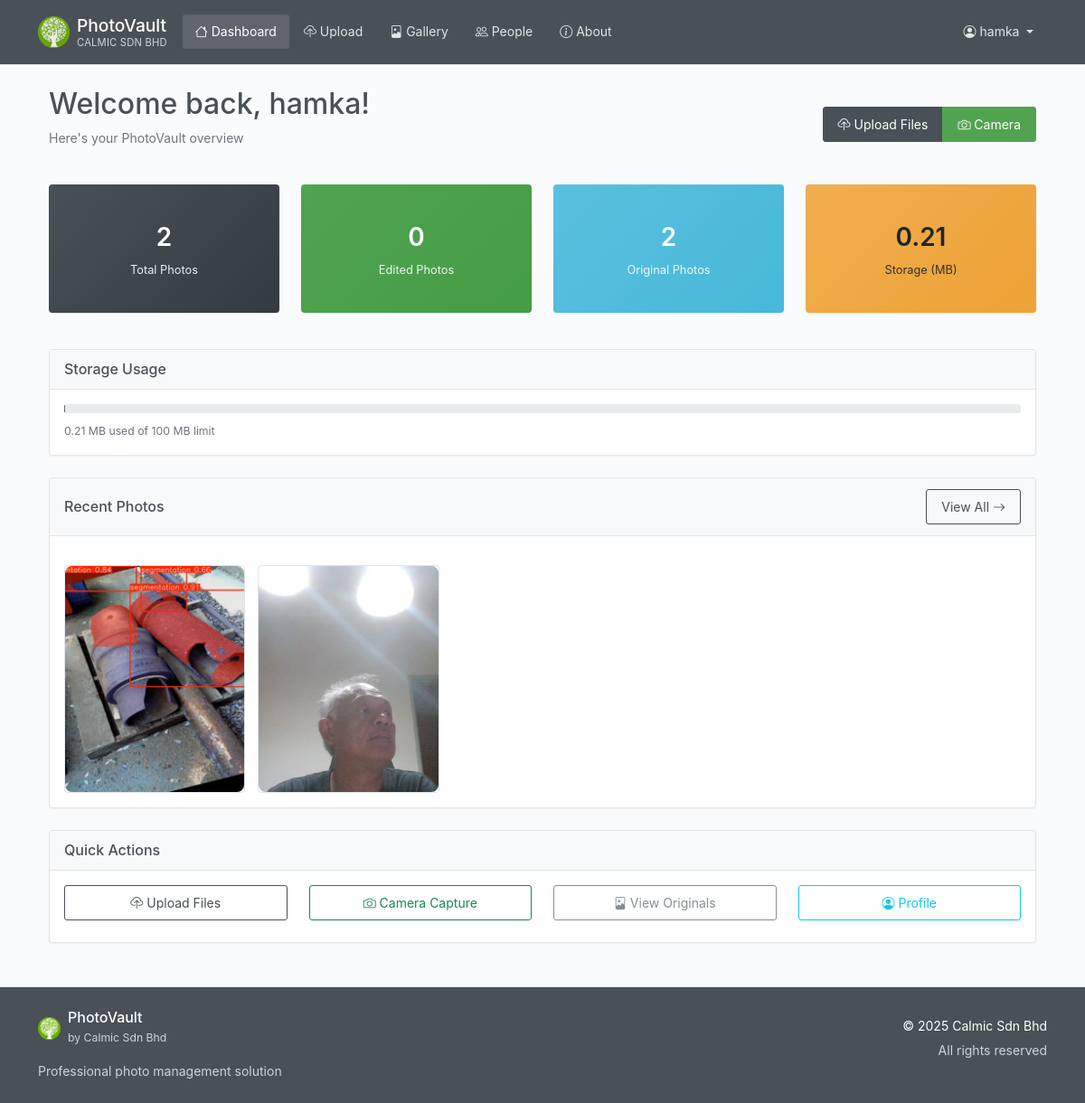
The page /dashboard (signed in) on the database its author committed.
### photovault/models/__init__.py (models this page shows, shortened)
class User(UserMixin, db.Model):
    id = db.Column(db.Integer, primary_key=True)
    username = db.Column(db.String(80), unique=True, nullable=False)
    email = db.Column(db.String(120), unique=True, nullable=False)
    password_hash = db.Column(db.String(255), nullable=False)
    created_at = db.Column(db.DateTime, default=datetime.utcnow)
    is_active = db.Column(db.Boolean, default=True)
    is_admin = db.Column(db.Boolean, default=False, nullable=False)
    is_superuser = db.Column(db.Boolean, default=False, nullable=False)
    photos = db.relationship('Photo', backref='user', lazy=True, cascade='all, delete-orphan')
    albums = db.relationship('Album', backref='user', lazy=True, cascade='all, delete-orphan')
    people = db.relationship('Person', backref='user', lazy=True, cascade='all, delete-orphan')

class Photo(db.Model):
    id = db.Column(db.Integer, primary_key=True)
    filename = db.Column(db.String(255), nullable=False)
    original_name = db.Column(db.String(255), nullable=False)
    file_path = db.Column(db.String(500), nullable=False)
    thumbnail_path = db.Column(db.String(500))
    file_size = db.Column(db.Integer)
    width = db.Column(db.Integer)
    height = db.Column(db.Integer)
    mime_type = db.Column(db.String(100))
    upload_source = db.Column(db.String(50), default='file')  # 'file' or 'camera'
    created_at = db.Column(db.DateTime, default=datetime.utcnow)
    updated_at = db.Column(db.DateTime, default=datetime.utcnow, onupdate=datetime.utcnow)
    user_id = db.Column(db.Integer, db.ForeignKey('user.id'), nullable=False)
    album_id = db.Column(db.Integer, db.ForeignKey('album.id'), nullable=True)
    photo_date = db.Column(db.Date)           # Best guess at actual photo date
    date_text = db.Column(db.String(100))     # Text like "Summer 1987", "Christmas 1985"
    date_circa = db.Column(db.Boolean, nullable=False, default=False)  # True if date is approximate
    location_text = db.Column(db.String(200))  # "Grandma's house", "School playground"
    occasion = db.Column(db.String(200))       # "Wedding day", "Birthday party"
    condition = db.Column(db.String(50))       # "Excellent", "Faded", "Torn", "Stained"
    photo_source = db.Column(db.String(100))   # "Family album", "Shoebox", "Frame"
    back_text = db.Column(db.Text)             # Text written on back of photo
    needs_restoration = db.Column(db.Boolean, nullable=False, default=False)
    auto_enhanced = db.Column(db.Boolean, nullable=False, default=False)
    processing_notes = db.Column(db.Text)
    edited_filename = db.Column(db.String(255))  # Stores the filename of the edited image
    paired_photo_id = db.Column(db.Integer, db.ForeignKey('photo.id'))
    is_back_side = db.Column(db.Boolean, nullable=False, default=False)
    people = db.relationship('Person', secondary='photo_people', lazy='subquery',
                           backref=db.backref('photos', lazy=True, overlaps="photo_people_records"),
                           overlaps="photo_people_records")
    photo_people_records = db.relationship('PhotoPerson', back_populates='photo', overlaps="people,photos")

### photovault/routes/main.py (the view)
@main_bp.route('/dashboard')
@login_required
def dashboard():
    try:
        from photovault.models import Photo
        total_photos = Photo.query.filter_by(user_id=current_user.id).count()
        edited_photos = 0
        original_photos = total_photos
        photos = Photo.query.filter_by(user_id=current_user.id).all()
        total_size_bytes = sum(photo.file_size or 0 for photo in photos)
        total_size_mb = round(total_size_bytes / 1024 / 1024, 2) if total_size_bytes > 0 else 0
        storage_limit_mb = 1024  # 1GB limit
        storage_usage_percent = (total_size_mb / storage_limit_mb * 100) if storage_limit_mb > 0 else 0
        stats = {
            'total_photos': total_photos,
            'edited_photos': edited_photos,
            'original_photos': original_photos,
            'total_size_mb': total_size_mb,
            'storage_usage_percent': storage_usage_percent
        }
        from photovault.models import VoiceMemo
        from photovault.extensions import db
        from sqlalchemy import func
        recent_photos = db.session.query(
            Photo,
            func.count(VoiceMemo.id).label('voice_memo_count')
        ).outerjoin(VoiceMemo).filter(
            Photo.user_id == current_user.id
        ).group_by(Photo.id).order_by(Photo.created_at.desc()).limit(12).all()
        photos_with_memos = []
        for photo, memo_count in recent_photos:
            photo.voice_memo_count = memo_count
            photos_with_memos.append(photo)
        return render_template('dashboard.html', stats=stats, photos=photos_with_memos)
    except Exception as e:
        print(f"Dashboard error: {str(e)}")
        stats = {'total_photos': 0, 'edited_photos': 0, 'original_photos': 0, 'total_size_mb': 0, 'storage_usage_percent': 0}
        return render_template('dashboard.html', stats=stats, photos=[])

### photovault/templates/dashboard.html (shortened to what this page needs)
{% extends "base.html" %}
{% block extra_css %}
<link rel="stylesheet" href="{{ url_for('static', filename='css/voice-memo.css') }}">
{% endblock %}
{% block content %}
<div class="container-fluid">
    <div class="row mb-4">
        <div class="col-12">
            <div class="d-flex justify-content-between align-items-center">
                <div>
                    <h2>Welcome back, {{ current_user.username }}!</h2>
                    <p class="text-muted">Here's your PhotoVault overview</p>
                </div>
                <div class="btn-group" role="group">
                    <a href="/upload" class="btn btn-primary">
                        <i class="bi bi-cloud-upload"></i> Upload Files
                    </a>
                    <a href="/camera" class="btn btn-success">
                        <i class="bi bi-camera"></i> Camera
                    </a>
                </div>
            </div>
        </div>
    </div>
    <div class="row mb-4">
        <div class="col-md-3 mb-3">
            <div class="card stats-card bg-primary text-white">
                <div class="card-body text-center">
                    <div class="stats-number">{{ stats.total_photos }}</div>
                    <div class="stats-label">Total Photos</div>
                </div>
            </div>
        </div>
        <div class="col-md-3 mb-3">
            <div class="card stats-card bg-success text-white">
                <div class="card-body text-center">
                    <div class="stats-number">{{ stats.edited_photos }}</div>
                    <div class="stats-label">Edited Photos</div>
                </div>
            </div>
        </div>
        <div class="col-md-3 mb-3">
            <div class="card stats-card bg-info text-white">
                <div class="card-body text-center">
                    <div class="stats-number">{{ stats.original_photos }}</div>
                    <div class="stats-label">Original Photos</div>
                </div>
            </div>
        </div>
        <div class="col-md-3 mb-3">
            <div class="card stats-card bg-warning text-white">
                <div class="card-body text-center">
                    <div class="stats-number">{{ stats.total_size_mb }}</div>
                    <div class="stats-label">Storage (MB)</div>
                </div>
            </div>
        </div>
    </div>
    {% if stats.total_size_mb > 0 %}
    <div class="row mb-4">
        <div class="col-12">
            <div class="card">
                <div class="card-header">
                    <h5 class="card-title mb-0">Storage Usage</h5>
                </div>
                <div class="card-body">
                    <div class="progress mb-2">
                    </div>
                    <small class="text-muted">
                        {{ stats.total_size_mb }} MB used of 100 MB limit
                    </small>
                </div>
            </div>
        </div>
    </div>
    {% endif %}
    <div class="row">
        <div class="col-12">
            <div class="card">
                <div class="card-header d-flex justify-content-between align-items-center">
                    <h5 class="card-title mb-0">Recent Photos</h5>
                    <a href="/gallery" class="btn btn-outline-primary btn-sm">
                        View All <i class="bi bi-arrow-right"></i>
                    </a>
                </div>
                <div class="card-body">
                    {% if photos %}
                    <div class="photo-grid">
                        {% for photo in photos %}
                        <div class="photo-item">
                            <img src="{{ url_for('static', filename='uploads/' + photo.user_id|string + '/' + photo.filename) }}"
                                 alt="{{ photo.original_name }}"
                                 class="img-fluid">
                        </div>
                        {% endfor %}
                    </div>
                    {% endif %}
                </div>
            </div>
        </div>
    </div>
    <div class="row mt-4">
        <div class="col-12">
            <div class="card">
                <div class="card-header">
                    <h5 class="card-title mb-0">Quick Actions</h5>
                </div>
                <div class="card-body">
                    <div class="row">
                        <div class="col-md-3 mb-2">
                            <a href="/upload" class="btn btn-outline-primary w-100">
                                <i class="bi bi-cloud-upload"></i> Upload Files
                            </a>
                        </div>
                        <div class="col-md-3 mb-2">
                            <a href="/camera" class="btn btn-outline-success w-100">
                                <i class="bi bi-camera"></i> Camera Capture
                            </a>
                        </div>
                        <div class="col-md-3 mb-2">
                            <a href="/gallery" class="btn btn-outline-secondary w-100">
                                <i class="bi bi-file-image"></i> View Originals
                            </a>
                        </div>
                        <div class="col-md-3 mb-2">
                            <a href="/profile" class="btn btn-outline-info w-100">
                                <i class="bi bi-person-circle"></i> Profile
                            </a>
                        </div>
                    </div>
                </div>
            </div>
        </div>
    </div>
</div>
{% endblock %}

### photovault/templates/base.html (shortened to what this page needs)
<!DOCTYPE html>
<html lang="en">
<head>
    <link href="https://cdn.jsdelivr.net/npm/bootstrap@5.1.3/dist/css/bootstrap.min.css" rel="stylesheet"
>
    <link rel="stylesheet" href="https://cdn.jsdelivr.net/npm/bootstrap-icons@1.11.3/font/bootstrap-icons.css">
    <link rel="stylesheet" href="{{ url_for('static', filename='css/style.css') }}">
    {% block extra_css %}{% endblock %}
</head>
<body>
    <nav class="navbar navbar-expand-lg navbar-dark" role="navigation" aria-label="Main navigation">
        <div class="container">
            <a class="navbar-brand d-flex align-items-center" href="{{ url_for('main.index') }}" aria-label="PhotoVault Home">
                <div class="logo-container me-2 d-flex align-items-center">
                    <img src="{{ url_for('static', filename='img/calmic-logo.png') }}"
                         alt="Calmic Logo"
                         height="35"
                         class="logo-img"
                         onload="this.parentNode.querySelector('.logo-fallback').style.display='none';"
                         onerror="this.style.display='none'; this.parentNode.querySelector('.logo-fallback').style.display='flex';">
                </div>
                <div class="brand-text">
                    <div class="brand-name">{{ app_title if app_title else 'PhotoVault' }}</div>
                    <div class="company-name">{{ company_info.name if company_info else 'Calmic Sdn Bhd' }}</div>
                </div>
            </a>
            <div class="collapse navbar-collapse" id="navbarNav">
                {% if current_user.is_authenticated %}
                <div class="navbar-nav me-auto">
                    <a class="nav-link {{ 'active' if request.endpoint == 'main.dashboard' }}"
                       href="{{ url_for('main.dashboard') }}" aria-current="{% if request.endpoint == 'main.dashboard' %}page{% endif %}">
                        <i class="bi bi-house" aria-hidden="true"></i> Dashboard
                    </a>
                    <a class="nav-link {{ 'active' if request.endpoint == 'photo.upload_photo' }}"
                       href="/upload" aria-current="{% if request.endpoint == 'photo.upload_photo' %}page{% endif %}">
                        <i class="bi bi-cloud-upload" aria-hidden="true"></i> Upload
                    </a>
                    <a class="nav-link"
                       href="/gallery" aria-current="page">
                        <i class="bi bi-file-image" aria-hidden="true"></i> Gallery
                    </a>
                    <a class="nav-link {{ 'active' if request.endpoint == 'main.people' }}"
                       href="{{ url_for('main.people') }}" aria-current="{% if request.endpoint == 'main.people' %}page{% endif %}">
                        <i class="bi bi-people" aria-hidden="true"></i> People
                    </a>
                    <a class="nav-link {{ 'active' if request.endpoint == 'main.about' }}"
                       href="{{ url_for('main.about') }}" aria-current="{% if request.endpoint == 'main.about' %}page{% endif %}">
                        <i class="bi bi-info-circle" aria-hidden="true"></i> About
                    </a>
                </div>
                <div class="navbar-nav ms-auto">
                    <div class="nav-item dropdown">
                        <a class="nav-link dropdown-toggle" href="#" id="userDropdown" role="button"
                           data-bs-toggle="dropdown" aria-expanded="false" aria-label="User menu for {{ current_user.username }}">
                            <i class="bi bi-person-circle" aria-hidden="true"></i>
                            <span class="d-none d-sm-inline">{{ current_user.username }}</span>
                        </a>
                    </div>
                </div>
                {% endif %}
            </div>
        </div>
    </nav>
    <main class="container my-4" id="main-content" role="main">
        {% block content %}{% endblock %}
    </main>
    <footer class="py-4 mt-5" role="contentinfo">
        <div class="container">
            <div class="row">
                <div class="col-md-6 mb-3 mb-md-0">
                    <div class="d-flex align-items-center mb-3">
                        <div class="footer-logo-container me-2 d-flex align-items-center">
                            <img src="{{ url_for('static', filename='img/calmic-logo.png') }}"
                                 alt="Calmic Logo"
                                 height="25"
                                 class="footer-logo-img"
                                 onload="this.parentNode.querySelector('.footer-logo-fallback').style.display='none';"
                                 onerror="this.style.display='none'; this.parentNode.querySelector('.footer-logo-fallback').style.display='flex';">
                        </div>
                        <div>
                            <h6 class="mb-0">{{ app_title if app_title else 'PhotoVault' }}</h6>
                            <small class="text-muted">by {{ company_info.name if company_info else 'Calmic Sdn Bhd' }}</small>
                        </div>
                    </div>
                    <p class="text-muted mb-0">Professional photo management solution</p>
                </div>
                <div class="col-md-6 text-md-end">
                    <p class="mb-1">{{ company_copyright if company_copyright else '© 2025 Calmic Sdn Bhd' }}</p>
                    <p class="text-muted mb-0">All rights reserved</p>
                </div>
            </div>
        </div>
    </footer>
</body>
</html>

### rows shown on the page
User: username "hamka"
Photo: user+filename (picture)
Photo: user+filename (picture)

### other values the page prints
{{ app_title if app_title else 'PhotoVault' }} "PhotoVault"
{{ company_info.name if company_info else 'Calmic Sdn Bhd' }} "CALMIC SDN BHD"
{{ stats.total_photos }} "2"
{{ stats.edited_photos }} "0"
{{ stats.original_photos }} "2"
{{ stats.total_size_mb }} "0.21"
{{ company_info.name if company_info else 'Calmic Sdn Bhd' }} "Calmic Sdn Bhd"
{{ company_copyright if company_copyright else '© 2025 Calmic Sdn Bhd' }} "© 2025 Calmic Sdn Bhd"
